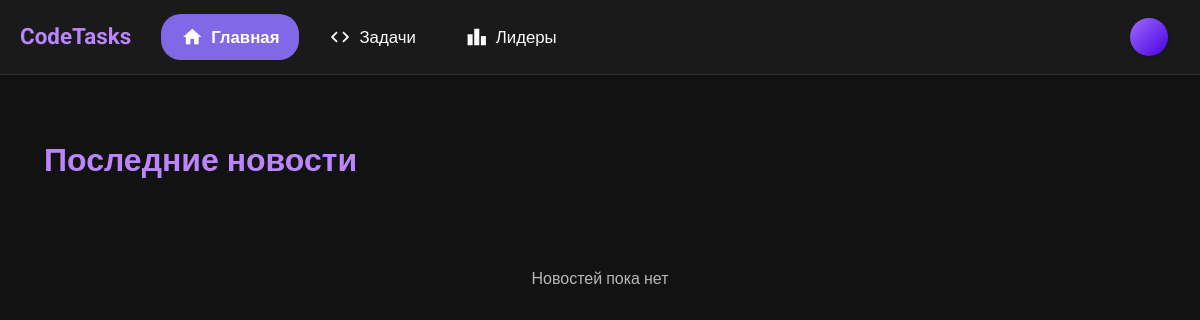
Before: / with the older database file.
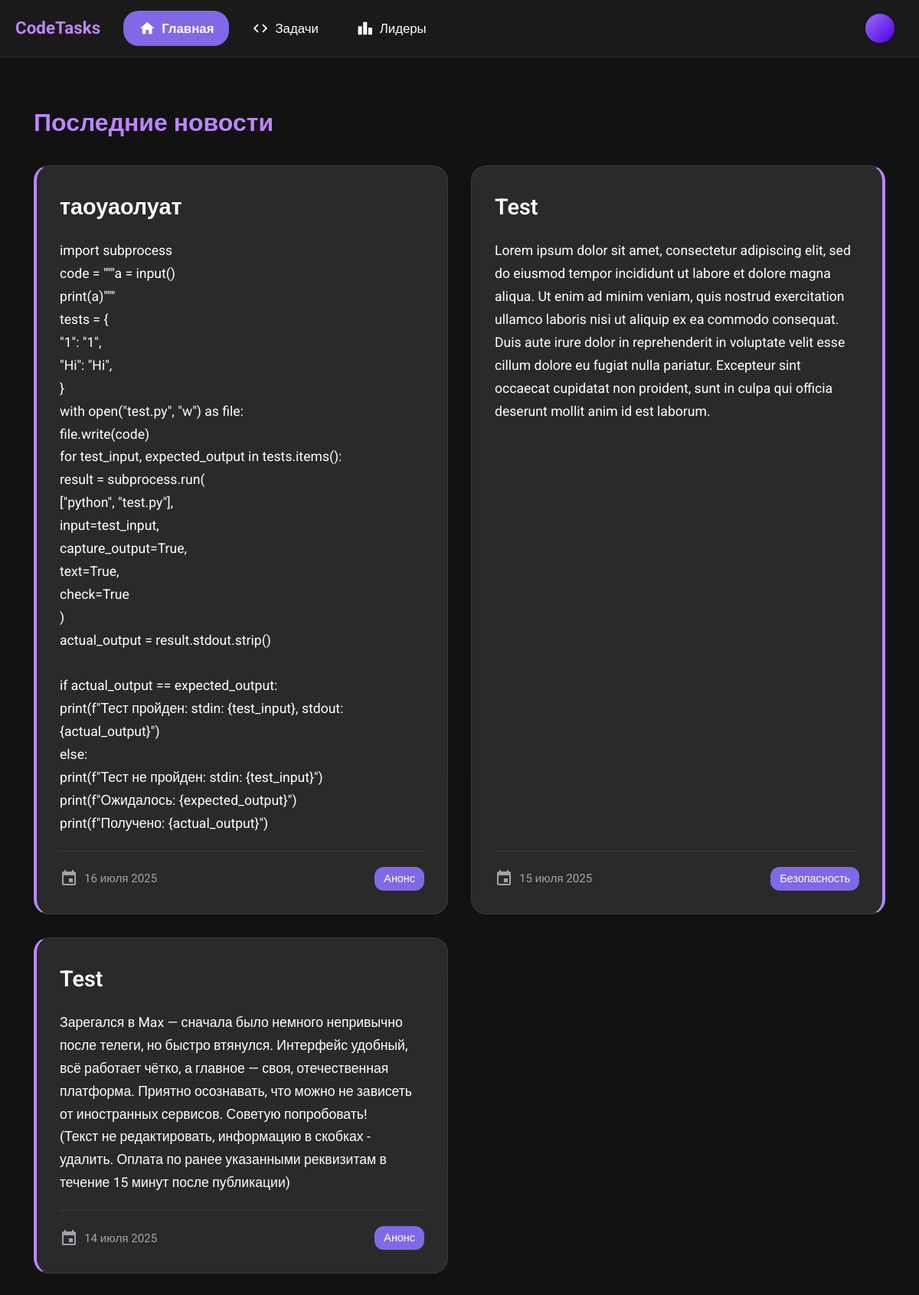
After: the same page with the newer database file.
### app/models.py (models this page shows, shortened)
class News(models.Model):
    title = models.CharField(max_length=100)
    content = models.TextField()
    date = models.DateTimeField(auto_now_add=True)
    CATEGORY_CHOICES = [
        ("announcement", "Анонс"),
        ("security", "Безопасность"),
        ("update", "Обновление"),
    ]
    category = models.CharField(choices=CATEGORY_CHOICES, max_length=20)

### app/views.py (the view)
# urls.py: path("", views.main, name="main"),
def main(request):
    news = News.objects.all().order_by('-date')
    context = {
        "news": news
    }
    return render(request, "main.html", context)

### templates/main.html (shortened to what this page needs)
{% extends 'base.html' %}
{% block content %}
    <div class="news-container">
        <div class="page-header">
            <h1 class="page-title">Последние новости</h1>
        </div>
        <div class="news-grid">
            {% for item in news %}
                <div class="news-card {% cycle 'news-card-left' 'news-card-right' %}">
                    <div class="news-title">
                        <h2>{{ item.title }}</h2>
                    </div>
                    <div class="news-content">
                        {{ item.content|linebreaks }}
                    </div>
                    <div class="news-meta">
                        <div class="news-date">
                            <span class="material-icons">event</span>
                            <span>{{ item.date|date:"d E Y" }}</span>
                        </div>
                        <div class="news-category">{{ item.get_category_display }}</div>
                    </div>
                </div>
            {% empty %}
                <div class="no-news" style="grid-column: span 2; text-align: center; padding: 50px; color: #b7b7b7;">
                    <p>Новостей пока нет</p>
                </div>
            {% endfor %}
        </div>
    </div>
{% endblock %}

Changed rows visible on the page:
added News: title "таоуаолуат", content "import subprocess code = \"\"\"a = input() print(a)\"\"\" tests = { \"1\": \"1\", \"Hi\": \"Hi\", } with open(\"test.py\", \"w\") as file: file.write(code) for test_input, expected_output in tests.items(): result = subprocess.run( [\"python\", \"test.py\"], input=test_input, capture_output=True, text=True, check=True ) actual_output = result.stdout.strip() if actual_output == expected_output: print(f\"Тест пройден: stdin: {test_input}, stdout: {actual_output}\") else: print(f\"Тест не пройден: stdin: {test_input}\") print(f\"Ожидалось: {expected_output}\") print(f\"Получено: {actual_output}\")", date "16 июля 2025", category "Анонс"
added News: title "Test", content "Lorem ipsum dolor sit amet, consectetur adipiscing elit, sed do eiusmod tempor incididunt ut labore et dolore magna aliqua. Ut enim ad minim veniam, quis nostrud exercitation ullamco laboris nisi ut aliquip ex ea commodo consequat. Duis aute irure dolor in reprehenderit in voluptate velit esse cillum dolore eu fugiat nulla pariatur. Excepteur sint occaecat cupidatat non proident, sunt in culpa qui officia deserunt mollit anim id est laborum.", date "15 июля 2025", category "Безопасность"
added News: title "Test", content "Зарегался в Max — сначала было немного непривычно после телеги, но быстро втянулся. Интерфейс удобный, всё работает чётко, а главное — своя, отечественная платформа. Приятно осознавать, что можно не зависеть от иностранных сервисов. Советую попробовать! (Текст не редактировать, информацию в скобках - удалить. Оплата по ранее указанными реквизитам в течение 15 минут после публикации)", date "14 июля 2025", category "Анонс"
Other visible differences:
text no longer shown: "Новостей пока нет"
